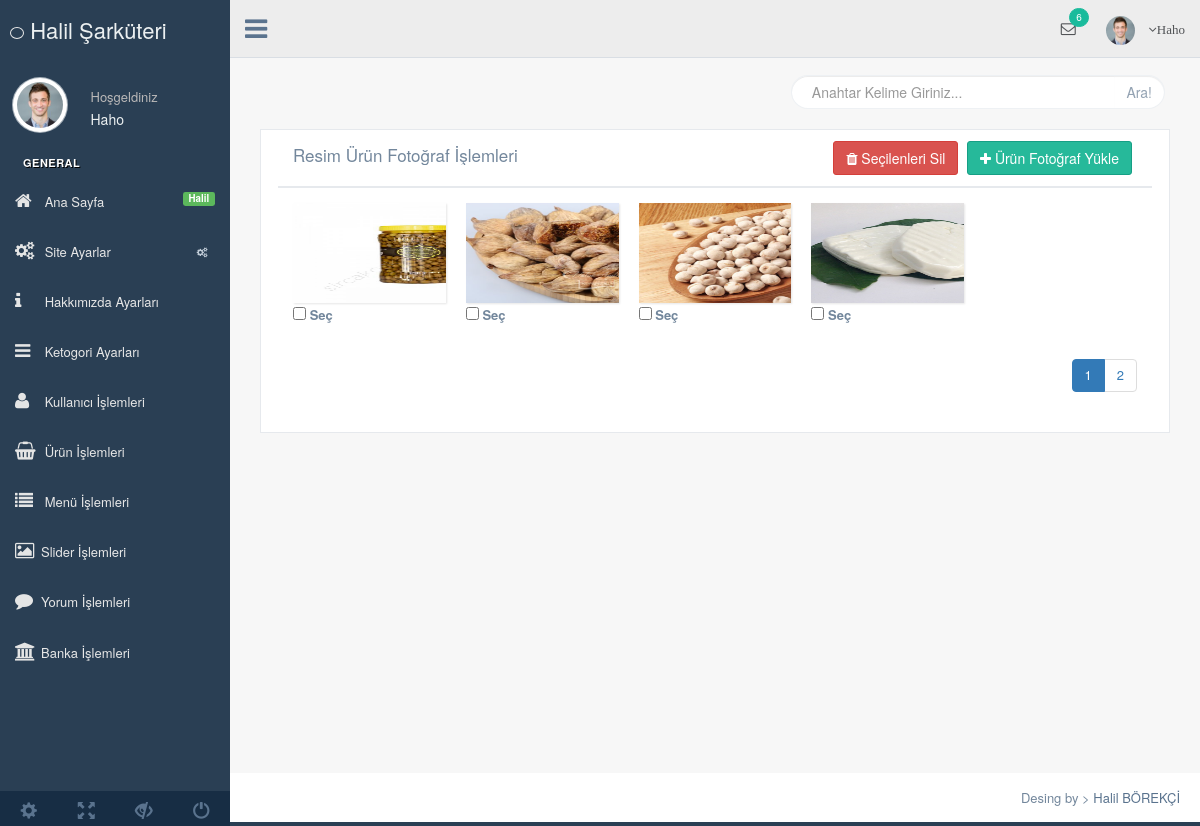
The app's page /nedmin/production/urun-galeri.php?urun_id=3 (signed in) with its own data.
### tables this page shows
CREATE TABLE `kullanici` (
  `kullanici_id` int(11) NOT NULL,
  `kullanici_zaman` datetime NOT NULL DEFAULT current_timestamp(),
  `kullanici_resim` varchar(250) NOT NULL,
  `kullanici_tc` varchar(50) NOT NULL,
  `kullanici_ad` varchar(50) NOT NULL,
  `kullanici_mail` varchar(100) NOT NULL,
  `kullanici_gsm` varchar(50) NOT NULL,
  `kullanici_password` varchar(50) NOT NULL,
  `kullanici_adsoyad` varchar(50) NOT NULL,
  `kullanici_adres` varchar(250) NOT NULL,
  `kullanici_il` varchar(100) NOT NULL,
  `kullanici_ilce` varchar(100) NOT NULL,
  `kullanici_unvan` varchar(100) NOT NULL,
  `kullanici_yetki` varchar(50) NOT NULL,
  `kullanici_durum` int(1) NOT NULL
);

CREATE TABLE `urunfoto` (
  `urunfoto_id` int(11) NOT NULL,
  `urun_id` int(11) NOT NULL,
  `urunfoto_resimyol` varchar(255) NOT NULL,
  `urunfoto_sira` int(3) NOT NULL
);

### nedmin/production/urun-galeri.php (the view, shortened to what this page needs)
<?php
include 'header.php';
?>
<div class="right_col" role="main">
  <div class="">
    <div class="page-title">
    </div>
    <div class="col-md-12">
      <div class="title_right">
        <div class="col-md-5 col-sm-5 col-xs-12 form-group pull-right top_search">
          <form action="" method="POST" >
            <div class="input-group">
              <input type="text" class="form-control" name="aranan" placeholder="Anahtar Kelime Giriniz...">
              <span class="input-group-btn">
                <button class="btn btn-default" type="submit" name="arama">Ara!</button>
              </span>
            </div>
          </form>
        </div>
      </div>
    </div>
    <div class="clearfix"></div>
    <div class="row">
      <div class="col-md-12 col-sm-12 col-xs-12">
        <div class="col-md-12 col-sm-12 col-xs-12">
          <div class="x_panel">
            <div class="x_title">
             <div align="left" class="col-md-6">
              <h2 >Resim Ürün Fotoğraf İşlemleri <small>
                <?php
                if ($_GET['durum']=='ok') {?>
                <b style="color:green;">İşlem başarılı...</b>
                <?php } elseif ($_GET['durum']=='no')  {?>
                <b style="color:red;">İşlem Başarısız...</b>
                <?php } ?></small></h2><br>
              </div>
              <form  action="../netting/islem.php" method="POST" enctype="multipart/form-data">
                <div align="right" class="col-md-6">
                  <button type="submit" name="urunfotosil"  class="btn btn-danger "><i class="fa fa-trash" aria-hidden="true"></i> Seçilenleri Sil</button>
                  <a class="btn btn-success" href="urun-foto-yukle.php?urun_id=<?php echo $_GET['urun_id'];?>"><i class="fa fa-plus" aria-hidden="true"></i> Ürün Fotoğraf Yükle</a>
                </div>
                <div class="clearfix"></div>
              </div>
              <div class="x_content">
                <?php
                $sayfada = 25;
                $sorgu=$db->prepare("select * from urunfoto");
                $sorgu->execute();
                $toplam_urunfoto=$sorgu->rowCount();
                $toplam_sayfa = ceil($toplam_urunfoto / $sayfada);
                $sayfa = isset($_GET['sayfa']) ? (int) $_GET['sayfa'] : 1;
                $limit = ($sayfa - 1) * $sayfada;
                $urunfotosor=$db->prepare("select * from urunfoto where urun_id=:urun_id order by urunfoto_id DESC limit $limit,$sayfada");
                $urunfotosor->execute(array(
                  'urun_id' => $_GET['urun_id']
                  ));
                  while($urunfotocek=$urunfotosor->fetch(PDO::FETCH_ASSOC)) { ?>
                  <div class="col-md-55">
                   <label>
                    <div class="image view view-first">
                      <img style="width: 250px; height: 100px; display: block;" src="../../<?php echo $urunfotocek['urunfoto_resimyol']; ?>" alt="image" />
                    </div>
                    <input type="checkbox" name="urunfotosec[]"  value="<?php echo $urunfotocek['urunfoto_id']; ?>" > Seç
                  </label>
                </div>
                <?php } ?>
                <div align="right" class="col-md-12">
                  <ul class="pagination">
                    <?php
                    $s=0;
                    while ($s < $toplam_sayfa) {
                      $s++; ?>
                      <?php
                      if ($s==$sayfa) {?>
                      <li class="active">
                        <a href="urunfoto.php?sayfa=<?php echo $s; ?>"><?php echo $s; ?></a>
                      </li>
                      <?php } else {?>
                      <li>
                        <a href="urunfoto.php?sayfa=<?php echo $s; ?>"><?php echo $s; ?></a>
                      </li>
                      <?php   }
                    }
                    ?>
                  </ul>
                </div>
            </div>
          </div>
        </div>
      </div>
    </div>
  </div>
</div>
<?php include 'footer.php'; ?>

### nedmin/production/header.php (shortened to what this page needs)
<?php
include '../netting/baglan.php';
$kullanicisor=$db->prepare("SELECT * FROM kullanici where kullanici_mail=:mail");
$kullanicisor->execute(array(
 'mail'=> $_SESSION['kullanici_mail']
));
$kullanicicek=$kullanicisor->fetch(PDO::FETCH_ASSOC);
?>
<!DOCTYPE html>
<html lang="en">
<head>
  <link href="../vendors/bootstrap/dist/css/bootstrap.min.css" rel="stylesheet">
  <link href="../vendors/font-awesome/css/font-awesome.min.css" rel="stylesheet">
  <link href="../vendors/nprogress/nprogress.css" rel="stylesheet">
  <link href="../vendors/iCheck/skins/flat/green.css" rel="stylesheet">
  <link href="../vendors/datatables.net-bs/css/dataTables.bootstrap.min.css" rel="stylesheet">
  <link href="../vendors/datatables.net-buttons-bs/css/buttons.bootstrap.min.css" rel="stylesheet">
  <link href="../vendors/datatables.net-fixedheader-bs/css/fixedHeader.bootstrap.min.css" rel="stylesheet">
  <link href="../vendors/datatables.net-responsive-bs/css/responsive.bootstrap.min.css" rel="stylesheet">
  <link href="../vendors/datatables.net-scroller-bs/css/scroller.bootstrap.min.css" rel="stylesheet">
  <link rel="stylesheet" href="../vendors/dropzone/dist/min/dropzone.min.css">
  <link href="../build/css/custom.min.css" rel="stylesheet">
</head>
<body class="nav-md">
  <div class="container body">
    <div class="main_container">
      <div class="col-md-3 left_col">
        <div class="left_col scroll-view">
          <div class="navbar nav_title" style="border: 0;">
            <a href="index.php" class="site_title"><i class="fa fa-dog"></i> <span>Halil Şarküteri</span></a>
          </div>
          <div class="profile clearfix">
            <div class="profile_pic">
              <img src="images/img.jpg" alt="..." class="img-circle profile_img">
            </div>
            <div class="profile_info">
              <span>Hoşgeldiniz</span>
              <h2><?php echo $kullanicicek['kullanici_adsoyad'] ?></h2>
            </div>
          </div>
          <br />
          <div id="sidebar-menu" class="main_menu_side hidden-print main_menu">
            <div class="menu_section">
              <h3>General</h3>
              <ul class="nav side-menu">
                <li><a href="index.php"><i class="fa fa-home"></i> Ana Sayfa <span class="label label-success pull-right">Halil</span></a></li>
                <li><a><i class="fa fa-cogs"></i> Site Ayarlar <span class="fa fa-cogs"></span></a>
                </li>
                <li><a href="hakkimizda.php?durum="><i class="fa fa-info"></i> Hakkımızda Ayarları </a></li>
                <li><a href="kategori.php?durum="><i class="fa fa-navicon"></i> Ketogori Ayarları </a></li>
                <li><a href="kullanici.php?durum="><i class="fa fa-user"></i> Kullanıcı İşlemleri</a></li>
                <li><a href="urun.php?durum="><i class="fa fa-shopping-basket"></i> Ürün İşlemleri</a></li>
                <li><a href="menu.php?durum="><i class="fa fa-list"></i> Menü İşlemleri</a></li>
                <li><a href="slider.php?durum="><i class="fa fa-image"></i>Slider İşlemleri</a></li>
                <li><a href="yorum.php?durum="><i class="fa fa-comment"></i>Yorum İşlemleri</a></li>
                <li><a href="banka.php?durum="><i class="fa fa-bank"></i>Banka İşlemleri</a></li>
              </ul>
            </div>
          </div>
          <div class="sidebar-footer hidden-small">
            <a data-toggle="tooltip" data-placement="top" title="Settings">
              <span class="glyphicon glyphicon-cog" aria-hidden="true"></span>
            </a>
            <a data-toggle="tooltip" data-placement="top" title="FullScreen">
              <span class="glyphicon glyphicon-fullscreen" aria-hidden="true"></span>
            </a>
            <a data-toggle="tooltip" data-placement="top" title="Lock">
              <span class="glyphicon glyphicon-eye-close" aria-hidden="true"></span>
            </a>
            <a data-toggle="tooltip" data-placement="top" title="Logout">
              <span class="glyphicon glyphicon-off" aria-hidden="true"></span>
            </a>
          </div>
        </div>
      </div>
      <div class="top_nav">
        <div class="nav_menu">
          <nav>
            <div class="nav toggle">
              <a id="menu_toggle"><i class="fa fa-bars"></i></a>
            </div>
            <ul class="nav navbar-nav navbar-right">
              <li class="">
                <a href="javascript:;" class="user-profile dropdown-toggle" data-toggle="dropdown" aria-expanded="false">
                  <img src="images/img.jpg" alt="">
                  <span class=" fa fa-angle-down"><?php echo $kullanicicek['kullanici_adsoyad']; ?></span>
                </a>
              </li>
              <li role="presentation" class="dropdown">
                <a href="javascript:;" class="dropdown-toggle info-number" data-toggle="dropdown" aria-expanded="false">
                  <i class="fa fa-envelope-o"></i>
                  <span class="badge bg-green">6</span>
                </a>
              </li>
            </ul>
          </nav>
        </div>
      </div>

### records on screen
kullanici: kullanici_adsoyad "Haho"
urunfoto: urunfoto_resimyol (picture)
urunfoto: urunfoto_resimyol (picture)
urunfoto: urunfoto_resimyol (picture)
urunfoto: urunfoto_resimyol (picture)
